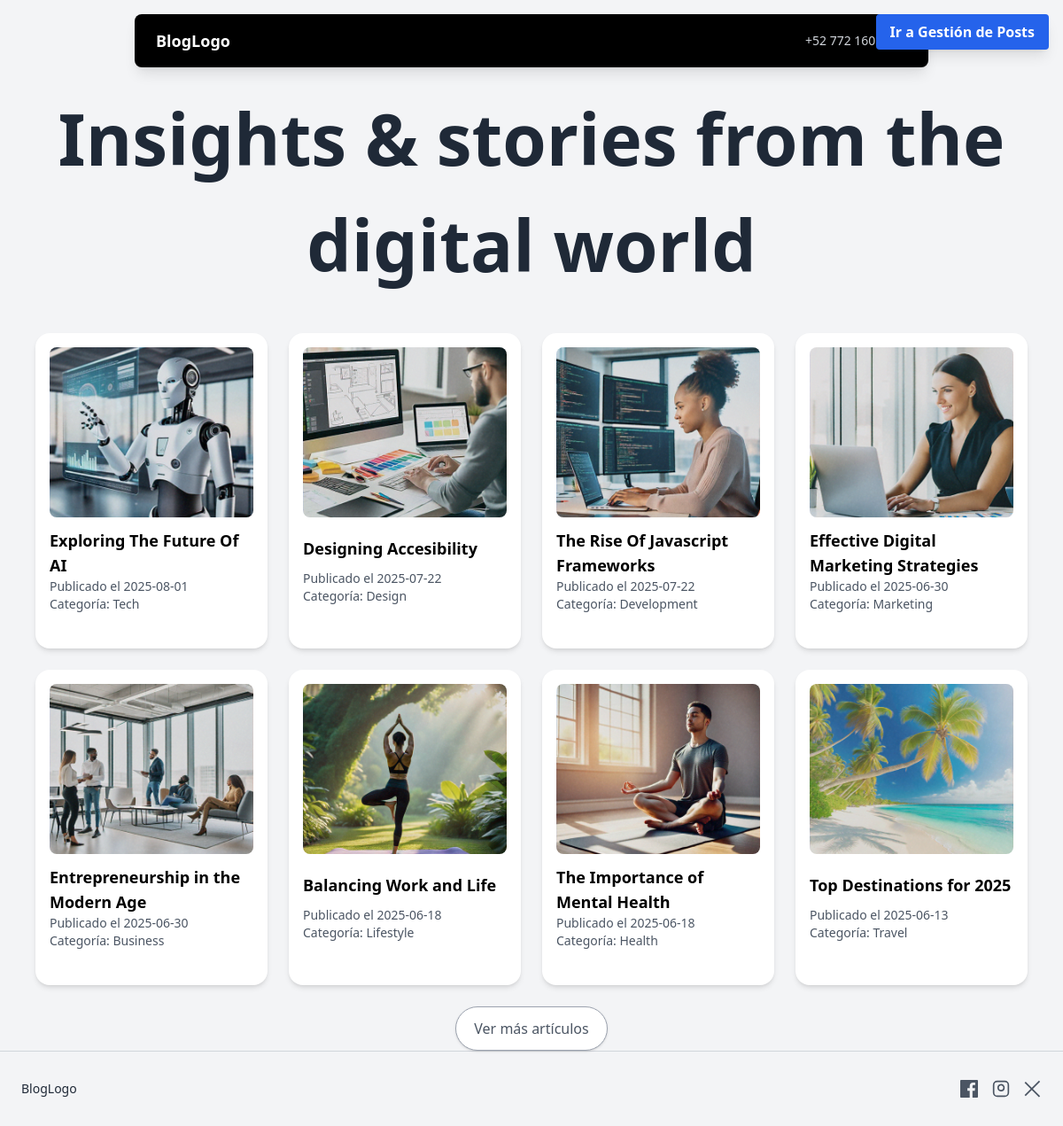
The page / on the database its author committed.
### tables this page shows
CREATE TABLE `posts` (
  `id` int(11) NOT NULL AUTO_INCREMENT,
  `titulo` varchar(255) NOT NULL,
  `fecha` date NOT NULL,
  `imagen` varchar(255) DEFAULT NULL,
  `categoria` varchar(100) DEFAULT NULL,
  PRIMARY KEY (`id`)
);

### index.php (the view, shortened to what this page needs)
<?php
$host = 'localhost';
$db = 'mini_blog';
$user = 'root';
$pass = '';
$conn = new mysqli($host, $user, $pass, $db);
$query = "SELECT * FROM posts ORDER BY fecha DESC";
$result = $conn->query($query);
?>
<!DOCTYPE html>
<html lang="es">
<head>
    <script src="https://cdn.tailwindcss.com"></script>
</head>
<body class="bg-gray-100 font-sans">
   <header class="fixed top-4 left-1/2 transform -translate-x-1/2 bg-black text-white px-6 py-4 rounded-lg shadow-lg z-50 w-[90%] max-w-4xl">
    <div class="flex justify-between items-center">
        <div class="text-lg font-semibold">BlogLogo</div>
        <div class="text-sm text-gray-300">+52 772 160 3876</div>
    </div>
   </header>
    <main class="max-w-6xl mx-auto mt-24 px-4">
        <h1 class="font-semibold text-center mb-10 text-gray-800" style="font-size: 5rem;">
            Insights & stories from the digital world
        </h1>
        <div class="grid grid-cols-1 md:grid-cols-2 lg:grid-cols-4 gap-6" id="post-container">
            <?php
            $count = 0;
            while($row = $result->fetch_assoc()):
                $isHidden = $count >= 8 ? 'hidden extra-post' : '';
            ?>
                <div class="bg-white shadow-md p-4 rounded-2xl flex flex-col justify-between h-full <?= $isHidden ?>">
                    <img src="<?= htmlspecialchars($row['imagen']) ?>" alt="imagen" class="w-full h-48 object-cover mb-3 rounded-lg">
                    <h2 class="text-lg font-semibold"><?= htmlspecialchars($row['titulo']) ?></h2>
                    <p class="text-sm text-gray-600 mb-2">
                        Publicado el <?= htmlspecialchars($row['fecha']) ?><br>
                        Categoría: <?= htmlspecialchars($row['categoria']) ?>
                    </p>
                </div>
            <?php
            $count++;
            endwhile;
            ?>
        </div>
        <?php if ($count > 8): ?>
            <div class="text-center mt-6">
                <button id="toggleBtn" onclick="togglePosts()" class="bg-white border border-gray-400 text-gray-600 px-5 py-3 rounded-full shadow hover:bg-gray-100 transition">
                    Ver más artículos
                </button>
            </div>
        <?php endif; ?>
    </main>
</body>
<button
  onclick="window.location.href='CRUD_page.php'"
  class="block md:fixed md:top-4 md:right-4 bg-blue-600 hover:bg-blue-700 text-white font-semibold py-2 px-4 rounded shadow-lg
         text-center mx-auto md:mx-0 my-4 md:my-0
         text-sm sm:text-base
         z-50"
>
  Ir a Gestión de Posts
</button>
<footer class="w-full border-t border-gray-300 py-8 px-6 flex justify-between items-center">
  <div class="text-gray-800 font-medium text-sm">
    BlogLogo
  </div>
  <div class="flex items-center space-x-4 text-gray-600 cursor-pointer">
    <a href="#" aria-label="Facebook" class="hover:text-gray-900">
    </a>
    <a href="#" aria-label="Instagram" class="hover:text-gray-900">
      <svg xmlns="http://www.w3.org/2000/svg" class="h-5 w-5" fill="none" stroke="currentColor" stroke-width="2" viewBox="0 0 24 24">
        <rect width="20" height="20" x="2" y="2" rx="5" ry="5"/>
        <path d="M16 11.37a4 4 0 1 1-4.73-4.73 4 4 0 0 1 4.73 4.73z"/>
        <line x1="17.5" y1="6.5" x2="17.5" y2="6.5"/>
      </svg>
    </a>
    <button aria-label="Twitter X" class="hover:text-gray-900 focus:outline-none">
  <svg xmlns="http://www.w3.org/2000/svg" fill="currentColor" viewBox="0 0 24 24" class="h-5 w-5">
    <path d="M2.25 2.25l19.5 19.5-1.5 1.5L.75 3.75 2.25 2.25zM21.75 2.25l-19.5 19.5-1.5-1.5 19.5-19.5 1.5 1.5z"/>
  </svg>
</button>
  </div>
</footer>
</html>

### rows shown on the page
posts: imagen (picture), titulo "Exploring The Future Of AI", fecha "2025-08-01", categoria "Tech"
posts: imagen (picture), titulo "Designing Accesibility", fecha "2025-07-22", categoria "Design"
posts: imagen (picture), titulo "The Rise Of Javascript Frameworks", fecha "2025-07-22", categoria "Development"
posts: imagen (picture), titulo "Effective Digital Marketing Strategies", fecha "2025-06-30", categoria "Marketing"
posts: imagen (picture), titulo "Entrepreneurship in the Modern Age", fecha "2025-06-30", categoria "Business"
posts: imagen (picture), titulo "Balancing Work and Life", fecha "2025-06-18", categoria "Lifestyle"
posts: imagen (picture), titulo "The Importance of Mental Health", fecha "2025-06-18", categoria "Health"
posts: imagen (picture), titulo "Top Destinations for 2025", fecha "2025-06-13", categoria "Travel"
